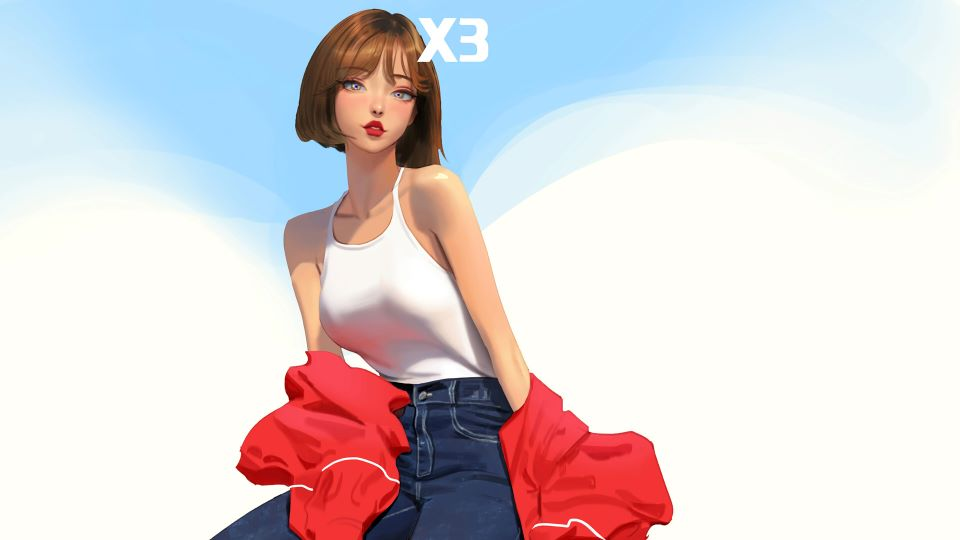
#> input picture python_人工智能/数据预处理/正态分布归一化/small_girl.jpg, 960 x 540 px, found by its file name
$ python '热力图的关键点生成.py'
#> lines starting #> are read from the running program, lines starting #| are printed output that depends on the picture
'''
热力图的关键点生成
'''

import time
import numpy as np
import cv2
import matplotlib.pyplot as plt


def CenterLabelHeatMap(img_width, img_height, c_x, c_y, sigma):
    X1 = np.linspace(1, img_width, img_width)
    Y1 = np.linspace(1, img_height, img_height)
    [X, Y] = np.meshgrid(X1, Y1)
    X = X - c_x
    Y = Y - c_y
    D2 = X * X + Y * Y
    E2 = 2.0 * sigma * sigma
    Exponent = D2 / E2
    heatmap = np.exp(-Exponent)# e的x次幂, 只要x是负数y就小于1, x为0时y为1,要增大热力点的范围就是让-Exponent向0靠近。所以E2越大,热力点的范围就越大。
    return heatmap


#################另一种生成方法############


# Compute gaussian kernel
def CenterGaussianHeatMap(img_height, img_width, c_x, c_y, variance):
    gaussian_map = np.zeros((img_height, img_width))
    for x_p in range(img_width):
        for y_p in range(img_height):
            dist_sq = (x_p - c_x) * (x_p - c_x) + \
                      (y_p - c_y) * (y_p - c_y)
            exponent = dist_sq / 2.0 / variance / variance
            gaussian_map[y_p, x_p] = np.exp(-exponent)
    return gaussian_map


image_file = r'D:/Desktop/small_girl.jpg'
img = cv2.imread(image_file)
#> img is the input picture: shape (540, 960, 3); mean B, G, R 214.3, 211.1, 218.5
img = img[:, :, ::-1]

height, width, _ = np.shape(img)
#> height = 540; width = 960
cy, cx = height / 2.0, width / 2.0
#> cy = 270; cx = 480

start = time.time()
heatmap1 = CenterLabelHeatMap(width, height, cx, cy, 70)
t1 = time.time() - start

start = time.time()
heatmap2 = CenterGaussianHeatMap(height, width, cx, cy, 35)
#> after the loop in CenterGaussianHeatMap, `for x_p in range(img_width):`:
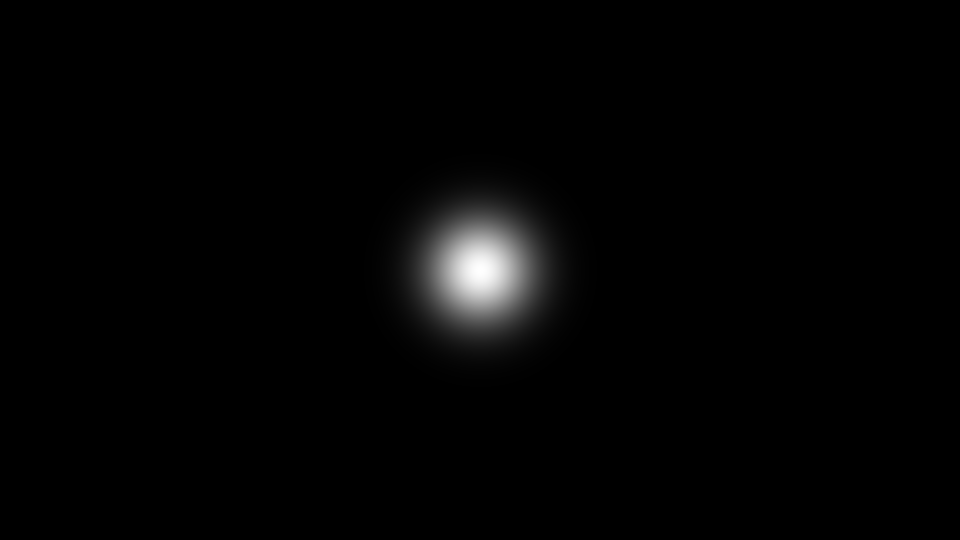
#> gaussian_map: shape (540, 960) float64; min 1.72e-54, max 1, mean 0.0148
t2 = time.time() - start

print(t1, t2)

plt.subplot(1, 2, 1)
plt.imshow(heatmap1)
plt.subplot(1, 2, 2)
plt.imshow(heatmap2)
plt.show()
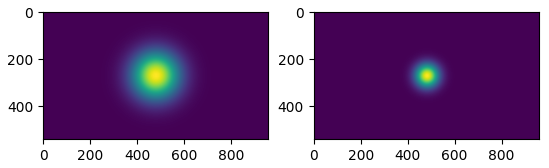
#> figure drawn by matplotlib, 2 panels

print('End.')
